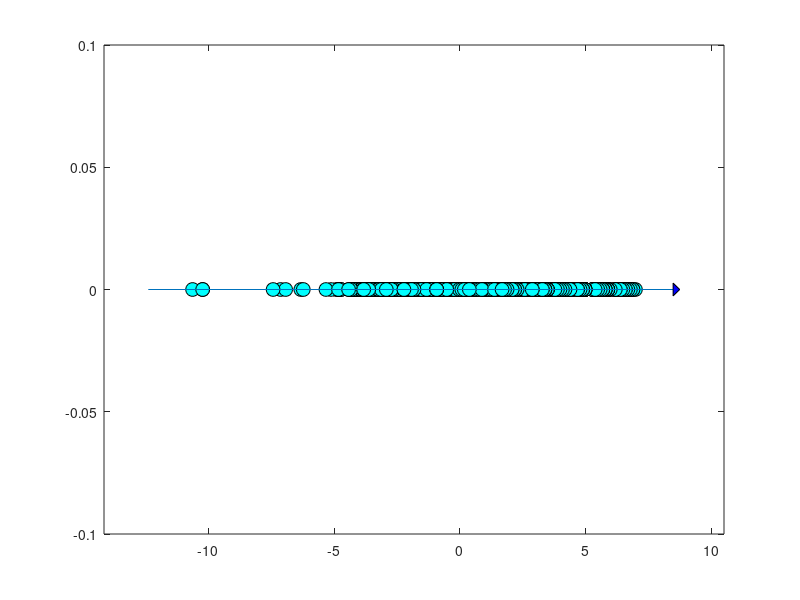

MATLAB code to generate this figure:
% this files plots stuff about Senate voting data

% load data
load senate_voting_data_only;
A = data';
[m,n] = size(A); % n bills, m Senators

choice = 4;

% this plots the raw matrix
if choice == 1,
    h=imagesc(A);
    cred = [1 0 0];
    cblue = [0 0 1];
    cwhite = [1 1 1];
    cmp = [ones(31,1)*cred; ones(2,1)*cwhite; ones(31,1)*cblue];
    colormap(cmp);
    h=colorbar;
    ylabel('Senators')
    xlabel('Bills')
    shg
    print -dpng ../../../../html/Images/sym_votemat_raw.png
end

% find averages and plot them
% average across bills
if choice ==2,
    plot(sort(mean(A,2)))
    xlabel('Senators')
    print -dpng ../../../../html/Images/sym_vote_avg_bills.png
end

% average across Senators
if choice == 3,
    plot(sort(mean(A,1)))
    line([0;600],[0;0])
    xlabel('Bills')
    print -dpng ../../../../html/Images/sym_vote_avg_sen.png
end

% plot average across bills on a simple line
if choice == 4,
    alpha = 0.03;  % Size of arrow head relative to the length of the vector
    beta = alpha/100;  % Width of the base of the arrow head relative to the length
%    text(0.95,0.40,'$\mathbf{1}$','Interpreter','latex','Fontsize',18)
    % remove mean from A
    ahat = mean(A,2);
    An = A - ahat*ones(1,n);
    dirproj = (1/sqrt(m))*ones(m,1);
    pts = dirproj'*An;
    h=plot(pts,0*pts,'ko','Markersize',10,'Markerfacecolor','c'); 
    hold on

    amin = min(pts);
    amax = max(pts);
    range = amax-amin;
    amin = amin-.1*range;
    amax = amax+.1*range;
    line([amin;amax],[0;0]);
    
    u = [amax; 0]; 
    v = [u(2); -u(1)];
    ptsax = [(1-alpha)*u+beta*v u (1-alpha)*u-beta*v (1-alpha)*u];
    h=fill(ptsax(1,:),ptsax(2,:),'b');
    %set(h,'Linewidth',1);

    axis([amin-.1*range amax+.1*range -.1 .1])
    axis xy
    %axis off
    
    hold off
    print -dpng ../../../../html/Images/svd_vote_avg_sen_axis.png
end

return

% do some random projection (in the space of bills)
% choose direction
clf
fig1 = figure(1);
N = 3;
txt = cell(N,1);
dirprojmat = randn(m,N);
for i = 1:N,
    dirproj = dirprojmat(:,i);
    dirproj = dirproj/norm(dirproj,2);
    pts = dirproj'*data;
    z = zeros(1,n);
    h=plot(pts,z+3*i,'o','MarkerFaceColor','b','Markersize',5);
    hold on
    txt{i} = sprintf('Dir %d',i);
end
axis([-3 3 0 N+1]);
%ax1 = axes;
%set(ax1,'YTick',1:N,'YTickLabel',txt);

hold off

return
